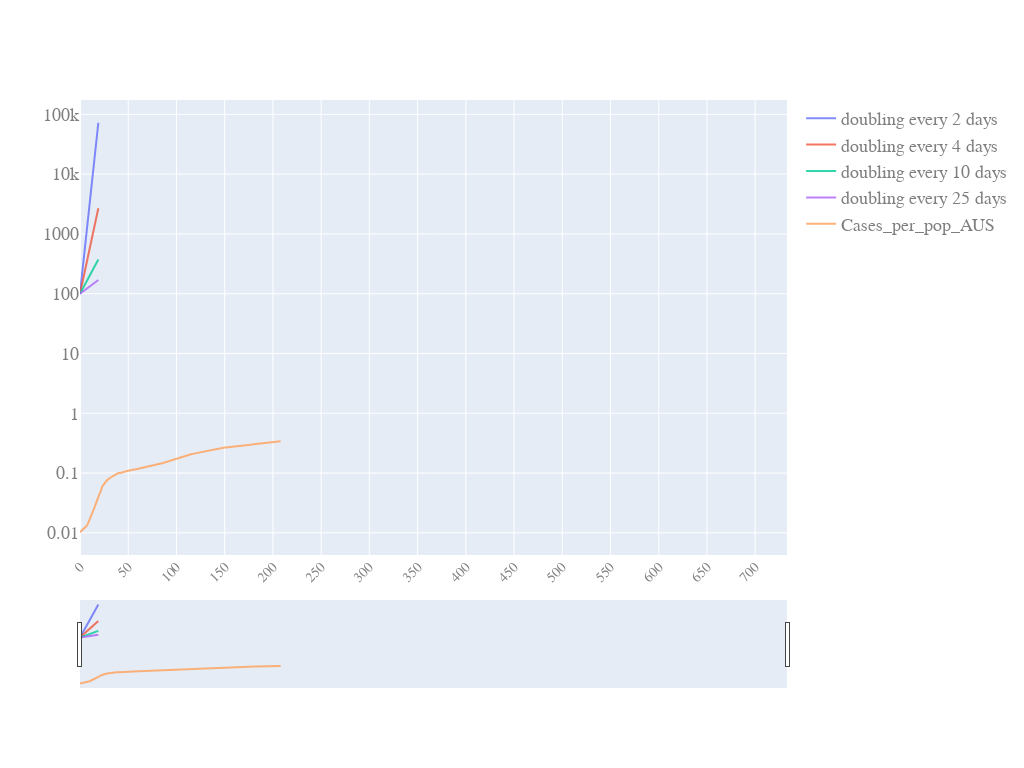

Notebook source saved alongside this figure:
### Code cell
max_days = 30

norm_slopes = {
    # 'doubling every day': doubling_rate(100, np.arange(10), 1),
    'doubling every 2 days': doubling_rate(100, np.arange(20), 2),
    'doubling every 4 days': doubling_rate(100, np.arange(20), 4),
    'doubling every 10 days': doubling_rate(100, np.arange(20), 10),
    'doubling every 25 days': doubling_rate(100, np.arange(20), 25)
}
pd_sync_timelines_w_slope = pd.concat(
    [pd.DataFrame(norm_slopes), pd_sync_timelines], axis=1)
quick_plot(pd_sync_timelines_w_slope.date,
           pd_sync_timelines_w_slope.iloc[:, 0:5],
           y_scale='log',
           slider=True)
# pd_sync_timelines_w_slope.to_csv('../data/processed/COVID_small_sync_timeline_table.csv',sep=';',index=False) # Needs for us to save the processed csv file in data/processed/sudonamehere.csv for this to work

### Figure 1 — Plotly figure (JSON) as saved in the notebook; plotly's stock layout.template omitted (floating-point values rounded to 4 significant figures; data arrays with more than 128 entries replaced by an {"elided": "..."} marker saying what was removed)
{"data": [{"name": "doubling every 2 days", "opacity": 0.8, "type": "scatter", "x": {"elided": "734 int values"}, "y": {"elided": "734 float values"}}, {"name": "doubling every 4 days", "opacity": 0.8, "type": "scatter", "x": {"elided": "734 int values"}, "y": {"elided": "734 float values"}}, {"name": "doubling every 10 days", "opacity": 0.8, "type": "scatter", "x": {"elided": "734 int values"}, "y": {"elided": "734 float values"}}, {"name": "doubling every 25 days", "opacity": 0.8, "type": "scatter", "x": {"elided": "734 int values"}, "y": {"elided": "734 float values"}}, {"name": "Cases_per_pop_AUS", "opacity": 0.8, "type": "scatter", "x": {"elided": "734 int values"}, "y": {"elided": "734 float values"}}], "layout": {"autosize": true, "font": {"color": "#7f7f7f", "family": "PT Sans, monospace", "size": 18}, "height": 768, "width": 1024, "xaxis": {"nticks": 20, "rangeslider": {"visible": true}, "tickangle": -45, "tickfont": {"color": "#7f7f7f", "size": 14}}, "yaxis": {"type": "log"}}}
